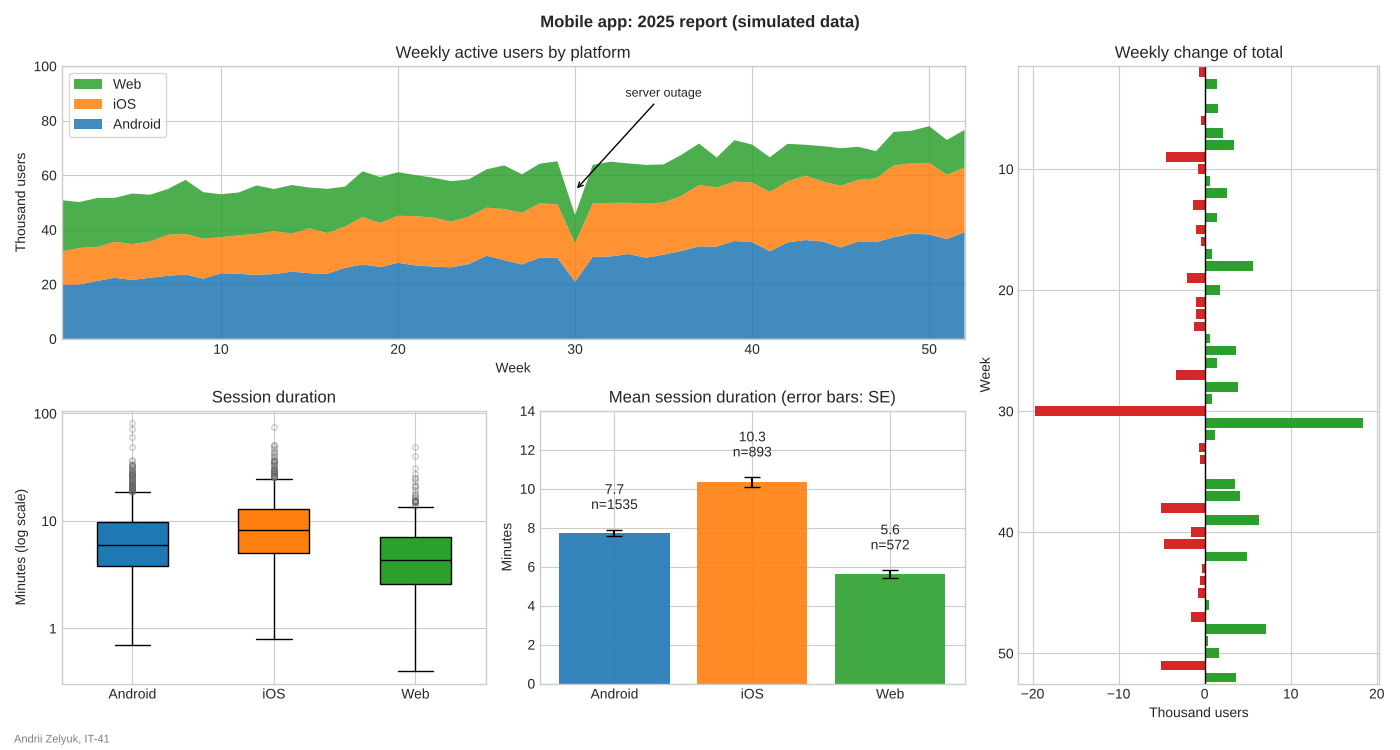

The script that saved this image:
import matplotlib.pyplot as plt
import numpy as np
import pandas as pd
from matplotlib.ticker import StrMethodFormatter

STUDENT_NAME = "Andrii Zelyuk"   # ім'я та прізвище транслітерацією
STUDENT_GROUP = "IT-41"   # група

rng = np.random.default_rng(45)
platforms = ["Android", "iOS", "Web"]
# активні користувачі за тиждень, тис.
weeks = np.arange(1, 53)
users = pd.DataFrame({
    "Android": 20 + 0.35 * weeks + rng.normal(0, 1.2, size=52),
    "iOS": 12 + 0.25 * weeks + rng.normal(0, 0.9, size=52),
    "Web": 18 - 0.12 * weeks + rng.normal(0, 1.0, size=52),
}, index=weeks)
# тиждень 30: збій серверів
users.loc[30] *= 0.7

# 3000 сесій: платформа і тривалість, хв
n = 3000
sessions = pd.DataFrame({
    "platform": rng.choice(platforms, size=n, p=[0.5, 0.3, 0.2]),
})
median_minutes = sessions["platform"].map({"Android": 6, "iOS": 8, "Web": 4})
sessions["minutes"] = (median_minutes * rng.lognormal(0, 0.7, size=n)).round(1)

plt.style.use("seaborn-v0_8-whitegrid")
colors = {"Android": "tab:blue", "iOS": "tab:orange", "Web": "tab:green"}

fig, axes = plt.subplot_mosaic(
    [["area", "area", "change"],
     ["box", "bar", "change"]],
    figsize=(14, 7.5),
    gridspec_kw={"width_ratios": [1, 1, 0.85]},
)

# --- активні користувачі: площі зі стеком ---
ax = axes["area"]
ax.stackplot(weeks, [users[p] for p in platforms], labels=platforms,
             colors=[colors[p] for p in platforms], alpha=0.85)
total = users.sum(axis=1)
outage_week = total.diff().idxmin()           # тиждень з найбільшим падінням
ax.annotate("server outage", xy=(outage_week, total[outage_week] + 9),
            xytext=(outage_week + 5, 90), ha="center", va="center", fontsize=9,
            arrowprops={"arrowstyle": "->", "color": "black"})
handles, labels = ax.get_legend_handles_labels()
ax.legend(handles[::-1], labels[::-1], loc="upper left", frameon=True)
ax.set_xlim(weeks[0], weeks[-1])
ax.set_ylim(0, 100)
ax.set_title("Weekly active users by platform")
ax.set_xlabel("Week")
ax.set_ylabel("Thousand users")

# --- зміна загальної кількості до попереднього тижня ---
ax = axes["change"]
change = total.diff().dropna()
change_colors = np.where(change >= 0, "tab:green", "tab:red")
ax.barh(change.index, change.to_numpy(), color=change_colors, height=0.8)
ax.axvline(0, color="black", linewidth=1)
ax.set_ylim(change.index[-1] + 0.5, change.index[0] - 0.5)   # перший тиждень угорі
ax.set_title("Weekly change of total")
ax.set_xlabel("Thousand users")
ax.set_ylabel("Week")

# --- тривалість сесій: boxplot на логарифмічній шкалі ---
ax = axes["box"]
groups = [sessions.loc[sessions["platform"] == p, "minutes"] for p in platforms]
box = ax.boxplot(groups, patch_artist=True, widths=0.5,
                 medianprops={"color": "black"},
                 flierprops={"marker": "o", "markersize": 4, "alpha": 0.3,
                             "markerfacecolor": "none", "markeredgecolor": "0.4"})
for patch, platform in zip(box["boxes"], platforms):
    patch.set_facecolor(colors[platform])
ax.set_xticks(range(1, len(platforms) + 1), platforms)
ax.set_yscale("log")
ax.yaxis.set_major_formatter(StrMethodFormatter("{x:g}"))
ax.set_title("Session duration")
ax.set_ylabel("Minutes (log scale)")

# --- середня тривалість зі стандартною похибкою ---
ax = axes["bar"]
stats = sessions.groupby("platform")["minutes"].agg(["mean", "std", "count"]).loc[platforms]
stats["se"] = stats["std"] / np.sqrt(stats["count"])
bars = ax.bar(platforms, stats["mean"], yerr=stats["se"], capsize=6,
              color=[colors[p] for p in platforms], alpha=0.9)
ax.bar_label(bars, labels=[f"{m:.1f}\nn={c}" for m, c in zip(stats["mean"], stats["count"])],
             padding=12)
ax.set_ylim(0, 14)
ax.set_title("Mean session duration (error bars: SE)")
ax.set_ylabel("Minutes")

fig.suptitle("Mobile app: 2025 report (simulated data)", fontweight="bold")
fig.text(0.01, 0.01, f"{STUDENT_NAME}, {STUDENT_GROUP}", fontsize=8, color="gray")
fig.tight_layout(rect=(0, 0.02, 1, 1))

fig.savefig("task_5.png", dpi=100)
plt.show()
